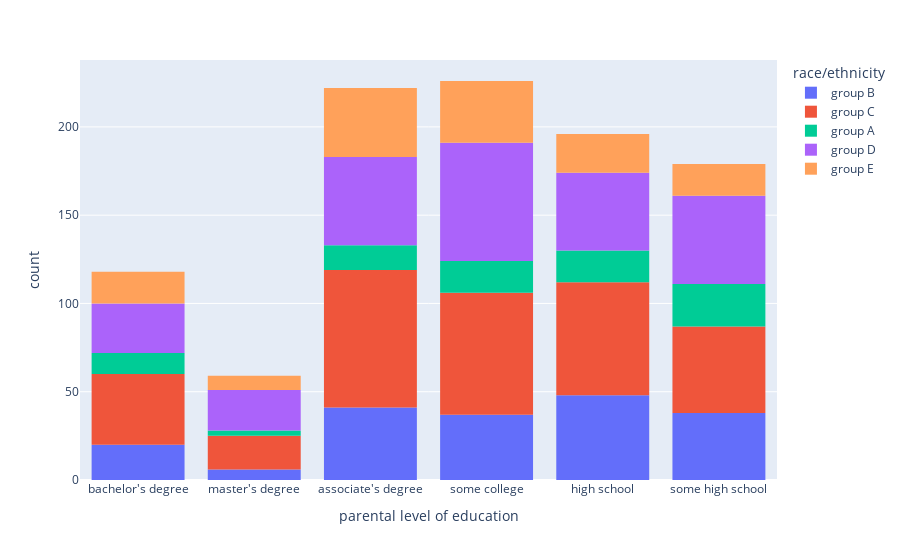

The code cell stored with this chart in its notebook:
### Code cell
px.histogram(dataset, x="parental level of education", color="race/ethnicity")

### Figure 1 — Plotly figure (JSON) as saved in the notebook; plotly's stock layout.template omitted (floating-point values rounded to 4 significant figures; data arrays with more than 128 entries replaced by an {"elided": "..."} marker saying what was removed)
{"data": [{"alignmentgroup": "True", "bingroup": "x", "hovertemplate": "race/ethnicity=group B<br>parental level of education=%{x}<br>count=%{y}<extra></extra>", "legendgroup": "group B", "marker": {"color": "#636efa", "pattern": {"shape": ""}}, "name": "group B", "offsetgroup": "group B", "orientation": "v", "showlegend": true, "type": "histogram", "x": {"elided": "190 str values"}, "xaxis": "x", "yaxis": "y"}, {"alignmentgroup": "True", "bingroup": "x", "hovertemplate": "race/ethnicity=group C<br>parental level of education=%{x}<br>count=%{y}<extra></extra>", "legendgroup": "group C", "marker": {"color": "#EF553B", "pattern": {"shape": ""}}, "name": "group C", "offsetgroup": "group C", "orientation": "v", "showlegend": true, "type": "histogram", "x": {"elided": "319 str values"}, "xaxis": "x", "yaxis": "y"}, {"alignmentgroup": "True", "bingroup": "x", "hovertemplate": "race/ethnicity=group A<br>parental level of education=%{x}<br>count=%{y}<extra></extra>", "legendgroup": "group A", "marker": {"color": "#00cc96", "pattern": {"shape": ""}}, "name": "group A", "offsetgroup": "group A", "orientation": "v", "showlegend": true, "type": "histogram", "x": ["associate's degree", "some college", "master's degree", "master's degree", "associate's degree", "some high school", "associate's degree", "associate's degree", "bachelor's degree", "some college", "some college", "associate's degree", "bachelor's degree", "high school", "some high school", "bachelor's degree", "high school", "some high school", "some high school", "some high school", "some college", "some college", "some college", "associate's degree", "bachelor's degree", "some high school", "some high school", "bachelor's degree", "some high school", "high school", "some college", "some college", "some high school", "some high school", "some high school", "some high school", "some high school", "bachelor's degree", "high school", "high school", "high school", "associate's degree", "associate's degree", "high school", "some high school", "associate's degree", "some high school", "bachelor's degree", "associate's degree", "some college", "high school", "some high school", "some high school", "some high school", "associate's degree", "some college", "high school", "high school", "associate's degree", "high school", "bachelor's degree", "bachelor's degree", "bachelor's degree", "some high school", "associate's degree", "some college", "some college", "some college", "some high school", "high school", "bachelor's degree", "some high school", "some college", "bachelor's degree", "high school", "high school", "master's degree", "high school", "some college", "associate's degree", "some high school", "some college", "some high school", "high school", "some college", "some college", "high school", "some high school", "high school"], "xaxis": "x", "yaxis": "y"}, {"alignmentgroup": "True", "bingroup": "x", "hovertemplate": "race/ethnicity=group D<br>parental level of education=%{x}<br>count=%{y}<extra></extra>", "legendgroup": "group D", "marker": {"color": "#ab63fa", "pattern": {"shape": ""}}, "name": "group D", "offsetgroup": "group D", "orientation": "v", "showlegend": true, "type": "histogram", "x": {"elided": "262 str values"}, "xaxis": "x", "yaxis": "y"}, {"alignmentgroup": "True", "bingroup": "x", "hovertemplate": "race/ethnicity=group E<br>parental level of education=%{x}<br>count=%{y}<extra></extra>", "legendgroup": "group E", "marker": {"color": "#FFA15A", "pattern": {"shape": ""}}, "name": "group E", "offsetgroup": "group E", "orientation": "v", "showlegend": true, "type": "histogram", "x": {"elided": "140 str values"}, "xaxis": "x", "yaxis": "y"}], "layout": {"barmode": "relative", "legend": {"title": {"text": "race/ethnicity"}, "tracegroupgap": 0}, "margin": {"t": 60}, "xaxis": {"anchor": "y", "domain": [0, 1], "title": {"text": "parental level of education"}}, "yaxis": {"anchor": "x", "domain": [0, 1], "title": {"text": "count"}}}}
